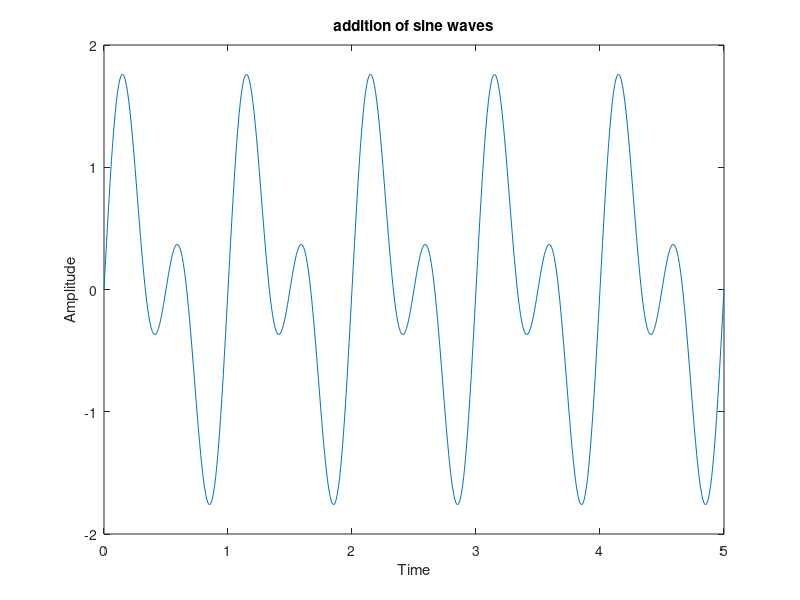

Source code (MATLAB):
f1=1;
f2=2;
t=0:0.01:5;
x1=sin(2*pi*f1*t);
x2=sin(2*pi*f2*t);
y=x1+x2;
plot(t,y);
xlabel('Time');
ylabel('Amplitude');
title("addition of sine waves");






